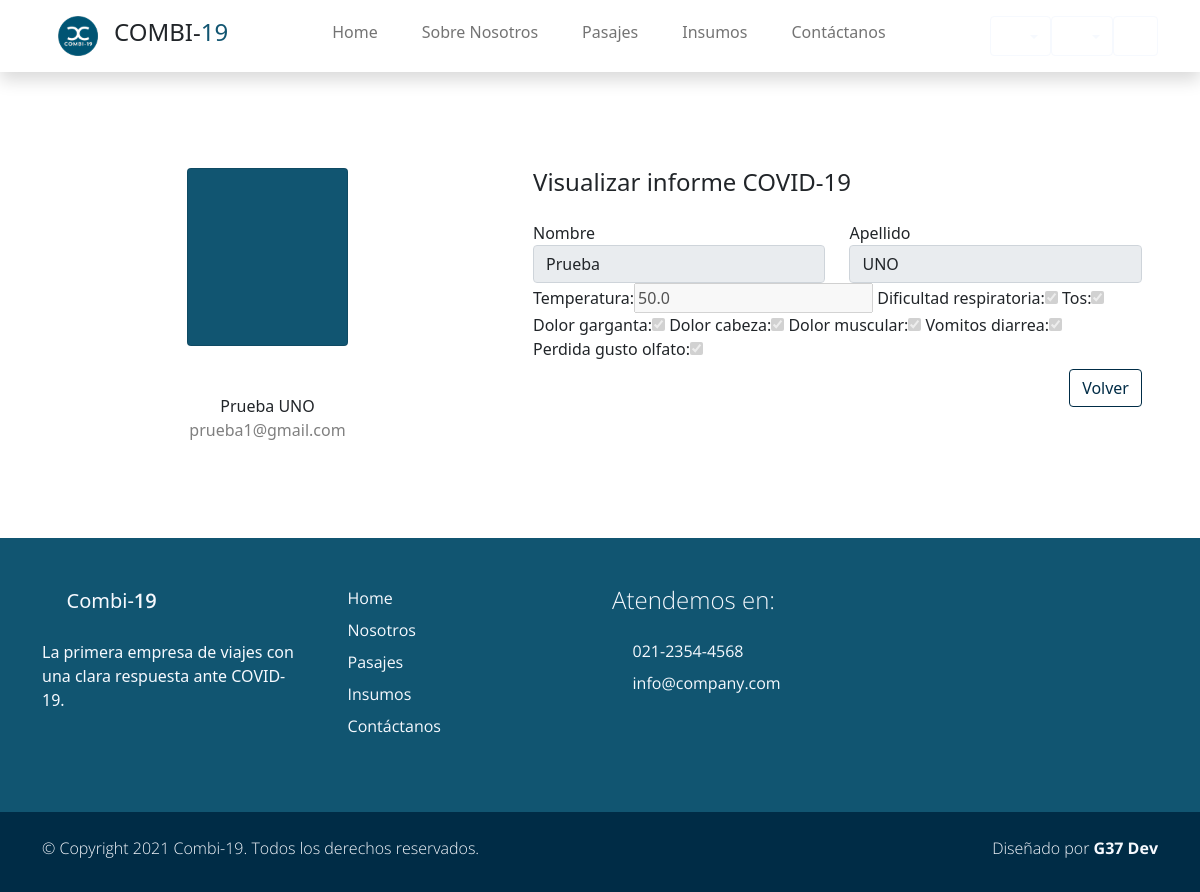
The page /datosCovidLlenos/31 on the database its author committed.
### Combi19App/models.py (models this page shows)
class Testeo(models.Model):
    usuario                 = models.ForeignKey(Account, on_delete=models.CASCADE)
    viaje                   = models.ForeignKey(Viaje, on_delete=models.CASCADE, blank=True, null=True)
    temperatura             = models.FloatField()
    dolor_cabeza            = models.BooleanField()
    dolor_garganta          = models.BooleanField()
    dolor_muscular          = models.BooleanField()
    vomitos_diarrea         = models.BooleanField()
    perdida_gusto_olfato    = models.BooleanField()
    tos                     = models.BooleanField()
    dificultad_respiratoria = models.BooleanField()
    cantidad                = models.IntegerField(verbose_name='Cantidad de sintomas', blank=True, null=True)
    class Meta:
        verbose_name_plural = "Testeos"

### users/models.py (models this page shows, shortened)
class Account(AbstractBaseUser):
    email               = models.EmailField(verbose_name="email", max_length=60, unique=True)
    dni                 = models.IntegerField(verbose_name="dni", unique=True,)
    first_name          = models.CharField(max_length=30, verbose_name='Nombre')
    last_name           = models.CharField(max_length=30, verbose_name='Apellido')
    date_of_birth       = models.DateField(blank=True, null=True)
    is_GOLD             = models.BooleanField(default=False)
    _is_admin           = models.BooleanField(default=False)
    is_active           = models.BooleanField(default=True)
    is_staff            = models.BooleanField(default=False)
    _is_superuser       = models.BooleanField(default=False)
    puede_comprar       = models.BooleanField(default=True)
    reactivar           = models.DateField(blank=True, null=True)
    objects = MyAccountManager()
    class Meta:
        verbose_name        = "Usuario"
        verbose_name_plural = "Usuarios"
    USERNAME_FIELD = 'email'
    REQUIRED_FIELDS = ['dni', 'first_name', 'last_name', 'date_of_birth']
    def __str__(self):
        return self.get_full_name()
    def get_full_name(self):
        return f'{self.first_name} {self.last_name}'

### users/views.py (the view)
def datos_covid_llenos(request, *args, **kwargs):
    testeo_id = kwargs.get("t_id")
    try:
        testeo = Testeo.objects.get(pk=testeo_id)
    except Testeo.DoesNotExist:
        return HttpResponse("Hubo un error")
    form = DatosCovidLlenos(instance=testeo)
    context={"form":form, "t":testeo}
    return render(request, "users/datos_covid_llenos.html", context)

### Combi19App/forms.py
class DatosCovidLlenos(forms.ModelForm):
    temperatura = forms.FloatField(disabled=True)
    dificultad_respiratoria = forms.BooleanField(disabled=True)
    tos = forms.BooleanField(disabled=True)
    dolor_garganta = forms.BooleanField(disabled=True)
    dolor_cabeza = forms.BooleanField(disabled=True)
    dolor_muscular = forms.BooleanField(disabled=True)
    vomitos_diarrea = forms.BooleanField(disabled=True)
    perdida_gusto_olfato = forms.BooleanField(disabled=True)
    class Meta:
        model = Testeo
        fields = ("temperatura","dificultad_respiratoria","tos","dolor_garganta","dolor_cabeza","dolor_muscular","vomitos_diarrea","perdida_gusto_olfato")
        widgets = {
        'temperatura': forms.TextInput(attrs={'readonly': 'readonly'}),
        }

### carro/context_processor.py (called while the page is built)
def importe_total(request):
    total=0
    if request.user.is_authenticated:
        if 'carro' in request.session:
            for key,value in request.session['carro'].items():
                total = total +(float(value['precio']))#*value['cantidad'])
    return {'importe_total':total}

### users/templates/users/datos_covid_llenos.html (shortened to what this page needs)
{% extends 'Combi19App/base.html' %}
{% load static %}
{% load bootstrap %}
{% load poll_extras %}
{% block content %}
<div class="container rounded bg-white mt-5 mb-5">
    <div class="row">
        <div class="col-md-5 border-right">
            <div class="d-flex flex-column align-items-center text-center p-3 py-5">
                <div class="card partner-wap  py-5 px-5">
                    <i class='display-1 text-white bx bx-user'></i>
                </div>
                <span class="font-weight-bold pt-5">{{t.usuario}}</span>
                <span class="text-black-50">{{t.usuario.email}}</span>
            </div>
        </div>
            <div class="col-md-7 border-right">
                    <div class="p-3 py-5">
                        <div class="d-flex justify-content-between align-items-center mb-3">
                            <h4 class="text-right">Visualizar informe COVID-19</h4>
                        </div>
                        <div class="row mt-2">
                            <div class="col-md-6"><label class="labels">Nombre</label><input type="text" name="first_name" id="first_name" class="form-control" placeholder="" readonly value="{{t.usuario.first_name}}"></div>
                            <div class="col-md-6"><label class="labels">Apellido</label><input type="text" name="last_name" id="last_name" class="form-control" placeholder="" readonly value={{t.usuario.last_name}}></div>
                        </div>
                        {{form|bootstrap}}
                        <div class="col-md-12 col-12 m-left py-2 text-end">
                            <a href="{% url 'Viajes Chofer' %}">
                                <button class="btn btn-outline-primary profile-button" type="button">Volver</button>
                            </a>
                        </div>
                        </div>
                    </div>
            </div>
    </div>
</div>
{% endblock %}

### Combi19App/static/Combi19App/css/estilos.css (style rules this page uses)
html { font-family: 'Open Sans', sans-serif; }
p, a { font-weight: 400; }
.btn-outline-primary { color: #002c46; border-color: #002c46; }
.partner-wap { background-color: #115571; transition: 1s; cursor: pointer; }

### rows shown on the page
Testeo: usuario "Prueba UNO", usuario.email "prueba1@gmail.com", first_name "Prueba", last_name "UNO", temperatura "50.0", dificultad_respiratoria "☑", tos "☑", dolor_garganta "☑", dolor_cabeza "☑", dolor_muscular "☑", vomitos_diarrea "☑", perdida_gusto_olfato "☑"
